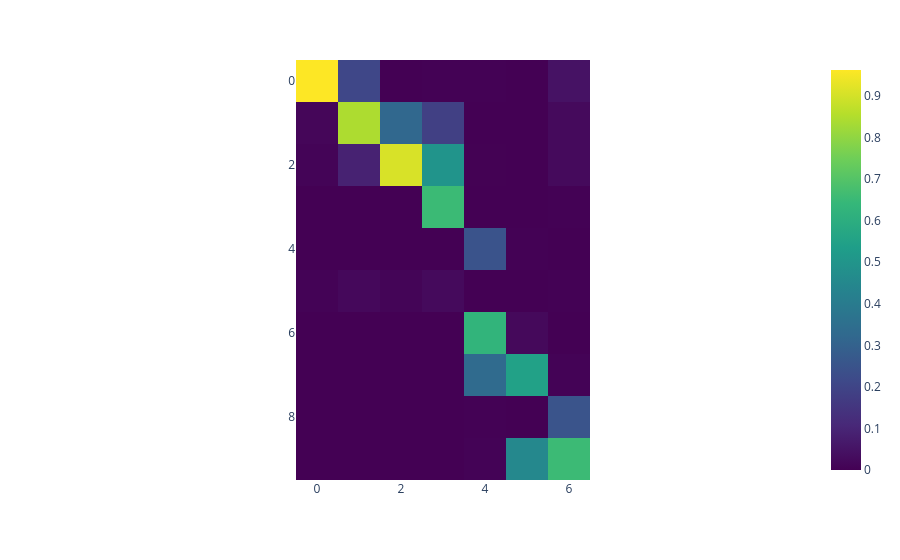

This figure's notebook cell:
### Markdown cell above
# MAC for identified and modelled modes **pre-updating**

### Code cell
# Compute MAC of identified and modelled modes
n_add_modes = 10 - n_modes
MAC = np.zeros((Phi_id.shape[1] + n_add_modes, Phi_id.shape[1]))   # Initialize MAC matrix
for i in range(Phi_id.shape[1] + n_add_modes):                     # Index over computed modes (larger)
    for j in range(Phi_id.shape[1]):                     # Index over identified modes
        numerator = np.abs(np.conj(Phi_m[:, i]) @ Phi_id[:, j])**2
        denominator = (np.conj(Phi_m[:, i]) @ Phi_m[:, i]) * (np.conj(Phi_id[:, j]) @ Phi_id[:, j])
        MAC[i, j] = numerator / denominator

fig = px.imshow(MAC, color_continuous_scale='Viridis')
fig.show()

### Figure 1 — Plotly figure (JSON) as saved in the notebook; plotly's stock layout.template omitted (floating-point values rounded to 4 significant figures)
{"data": [{"coloraxis": "coloraxis", "hovertemplate": "x: %{x}<br>y: %{y}<br>color: %{z}<extra></extra>", "name": "0", "type": "heatmap", "xaxis": "x", "yaxis": "y", "z": [[0.9623, 0.2076, 7.599e-05, 0.002854, 0.003919, 9.116e-05, 0.04622], [0.01376, 0.8432, 0.3201, 0.1847, 0.001161, 4.983e-05, 0.02453], [0.007794, 0.09031, 0.9074, 0.4968, 0.001435, 8.92e-05, 0.02372], [0.0002037, 7.114e-05, 0.0006498, 0.6535, 0.000218, 7.758e-05, 0.002952], [6.824e-09, 4.463e-07, 2.51e-06, 8.831e-07, 0.2495, 0.002587, 0.0004706], [0.005504, 0.02017, 0.01018, 0.02419, 3.778e-05, 5.56e-06, 0.002612], [2.13e-09, 1.929e-07, 2.639e-06, 2.284e-10, 0.6267, 0.02057, 0.0003914], [3.546e-09, 4.903e-06, 3.304e-07, 5.919e-06, 0.3314, 0.5478, 0.006684], [3.396e-07, 1.511e-05, 6.84e-07, 5.099e-05, 0.002014, 0.0002263, 0.2504], [9.559e-07, 6.74e-08, 3.407e-08, 1.819e-08, 0.004916, 0.4503, 0.6547]]}], "layout": {"coloraxis": {"colorscale": [[0, "#440154"], [0.1111, "#482878"], [0.2222, "#3e4989"], [0.3333, "#31688e"], [0.4444, "#26828e"], [0.5556, "#1f9e89"], [0.6667, "#35b779"], [0.7778, "#6ece58"], [0.8889, "#b5de2b"], [1, "#fde725"]]}, "margin": {"t": 60}, "xaxis": {"anchor": "y", "constrain": "domain", "domain": [0, 1], "scaleanchor": "y"}, "yaxis": {"anchor": "x", "autorange": "reversed", "constrain": "domain", "domain": [0, 1]}}}
